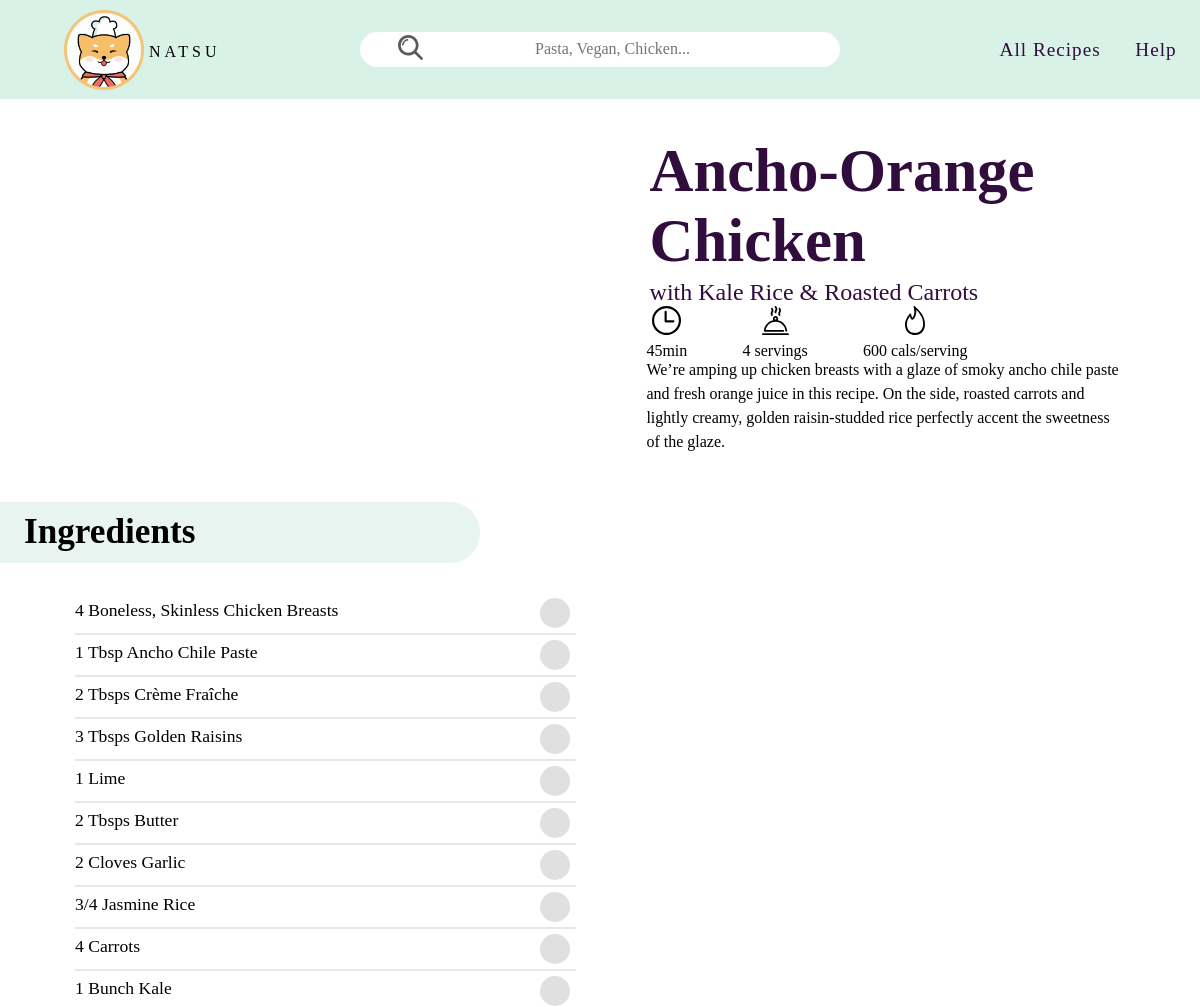
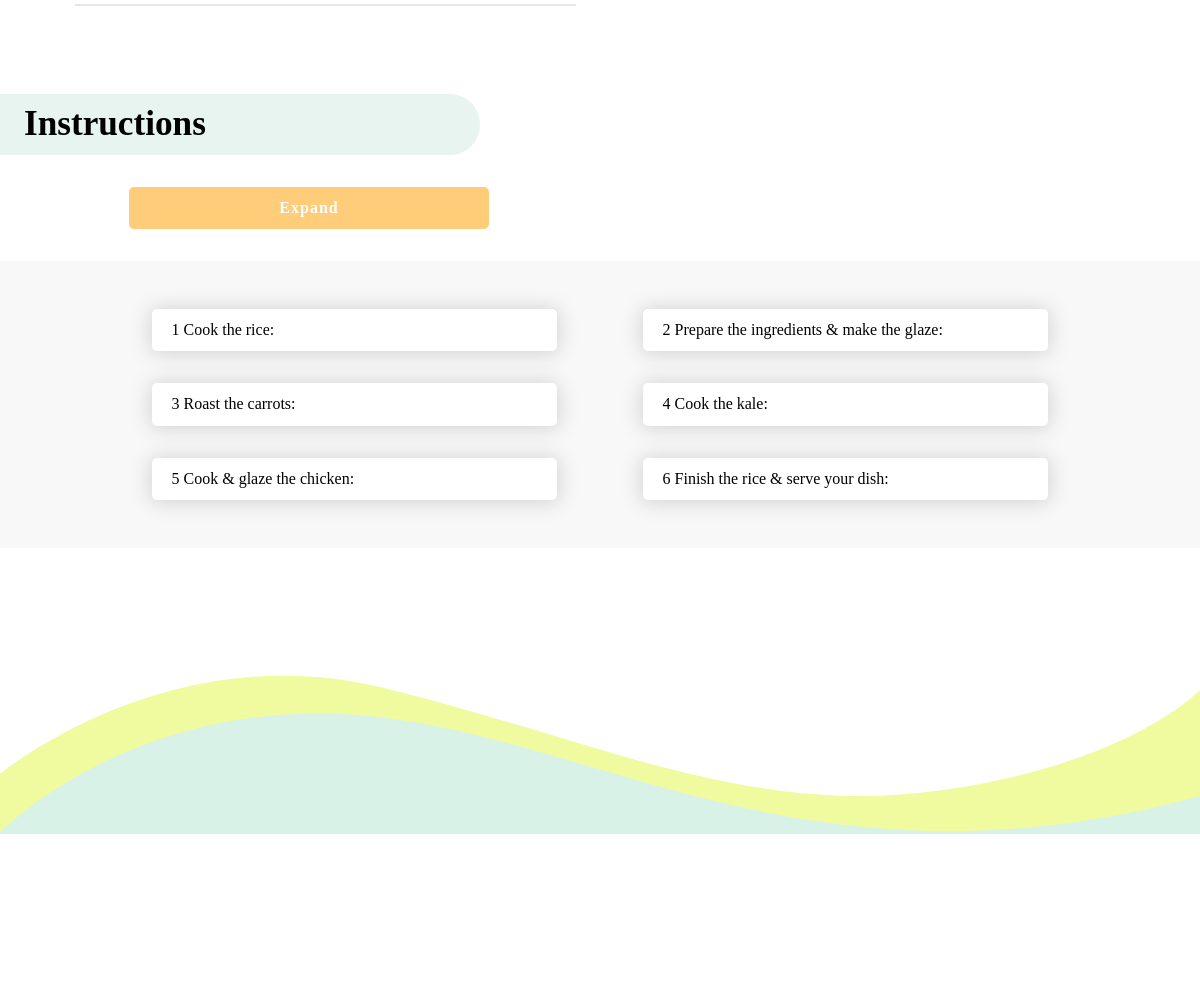
/recipe.php?id=1, run on the app's committed database (2 pictures, top to bottom).
### tables this page shows
CREATE TABLE `recipes` (
  `id` int(11) NOT NULL,
  `tle` varchar(42) DEFAULT NULL,
  `subtitle` varchar(47) DEFAULT NULL,
  `description` varchar(416) DEFAULT NULL,
  `type` varchar(28) DEFAULT NULL,
  `cook_time` varchar(6) DEFAULT NULL,
  `servings` varchar(10) DEFAULT NULL,
  `cal` varchar(8) DEFAULT NULL,
  `cal_per_serving` varchar(16) DEFAULT NULL,
  `rounded_img` varchar(65) DEFAULT NULL,
  `main_img` varchar(60) DEFAULT NULL,
  `ingredients_img` varchar(33) DEFAULT NULL,
  `step_imgs` varchar(461) DEFAULT NULL,
  `all_ingredients` varchar(412) DEFAULT NULL,
  `step_title_1` varchar(52) DEFAULT NULL,
  `step_desc_1` varchar(898) DEFAULT NULL,
  `step_title_2` varchar(53) DEFAULT NULL,
  `step_desc_2` varchar(896) DEFAULT NULL,
  `step_title_3` varchar(43) DEFAULT NULL,
  `step_desc_3` varchar(745) DEFAULT NULL,
  `step_title_4` varchar(46) DEFAULT NULL,
  `step_desc_4` varchar(739) DEFAULT NULL,
  `step_title_5` varchar(47) DEFAULT NULL,
  `step_desc_5` varchar(869) DEFAULT NULL,
  `step_title_6` varchar(44) DEFAULT NULL,
  `step_desc_6` varchar(593) DEFAULT NULL
);

### recipe.php (the view, shortened to what this page needs)
<?php
include "includes/database.php";
 $id = $_GET['id'];
 $query = "SELECT * FROM recipes WHERE `id` LIKE '$id'";
 $result = mysqli_query($connection, $query);
 ?>
<!DOCTYPE html>
<html lang="en">
<head>
    <link rel="stylesheet" href="hamburgers-master/dist/hamburgers2.css">
    <link rel="stylesheet" href="recipe.css">
    <link rel="stylesheet" href="main.css">
    <link rel="stylesheet" href="checkbox.css">
</head>
<body>
<?php include "includes/_header.php";?>
<?php while ($row = mysqli_fetch_assoc($result)) {
?>
    <div class="afterheader">
        <div class="side">
            <div class="headerimg">
            </div>
            <div class="header" >
                <div id="title"><p><b><?php echo $row['tle'];?></b></p></div>
                <div id="subtitle"><p><?php echo $row['subtitle'];?></p></div>
            </div>
            <div class="icons">
                <div><img src="images/icons/time.svg" alt=""><p><?php echo $row['cook_time'];?></p></div>
                <div><img src="images/icons/serve.svg" alt=""><p><?php echo $row['servings'];?></p></div>
                <div><img src="images/icons/calories.svg" alt=""><p><?php echo $row['cal_per_serving'];?></p></div>
            </div>
            <div class="description">
                <p>
                <?php echo $row['description'];?>
                </p>
            </div>
        </div>
        <div class="ingredient">
            <h1>Ingredients</h1>
        </div>
    <div class="side2">
        <div class="ing-pic"><img src="IDM232-assets/ingredients_img/<?php echo $row['ingredients_img']; ?>" alt=""></div>
        <div class="ingredient-info">
                <div class="item">
                    <?php
                        $ingredStr = $row['all_ingredients'];
                        $ingredArray = explode("*", $ingredStr);
                        for ($lp=0; $lp<count($ingredArray); $lp++){
                            $oneIngred = $ingredArray[$lp];
                    ?>
                    <div class="inline">
                        <p id="food"><?php echo $oneIngred;?></p>
                        <div class="box1">
                        <div id="app">
                            <div class="card">
                            <ul id="list">
                                <li class="item">
                                <div class="custom-checkbox">
                                    <svg viewBox="0 0 35.6 35.6">
                                    <circle class="background" cx="17.8" cy="17.8" r="17.8"></circle>
                                    <circle class="stroke" cx="17.8" cy="17.8" r="14.37"></circle>
                                    <polyline class="check" points="11.78 18.12 15.55 22.23 25.17 12.87"></polyline>
                                    </svg>
                                </div>
                                </li>
                            </ul>
                            </div>
                        </div>
                    </div>
                </div>
                <hr>
                <?php } ?>
            </div>
    </div>
                        </div>
        <div class="ingredient">
            <h1>Instructions</h1>
        </div>
        <div id="exp-col">
            <button id="exp">
                <p><b>Expand</b></p>
            </button>
        </div>
        <div class="steps">
            <div class="step one">
                <p><?php echo $row['step_title_1'];?></p>
            </div>
            <div class="step two">
                <p><?php echo $row['step_title_2'];?></p>
            </div>
            <div class="step three">
                <p><?php echo $row['step_title_3'];?></p>
            </div>
            <div class="step four">
                <p><?php echo $row['step_title_4'];?></p>
            </div>
            <div class="step five">
                <p><?php echo $row['step_title_5'];?></p>
            </div>
            <div class="step six">
                <p><?php echo $row['step_title_6'];?></p>
            </div>
        </div>
        <?php } ?>
<?php include "includes/_footer.php";?>
</body>
</html>

### main.css (style rules this page uses)
input, button, submit { border:none; padding: 0; background: none }
html { font-family: quicksand; overflow-x: hidden; }
body { overflow-x: hidden; }
* { box-sizing: border-box; margin: 0; }

### checkbox.css (style rules this page uses)
#app { margin: 0; }
ul { list-style-type: none; margin:0; padding: 0; }
.custom-checkbox { position: relative; width: 30px; height: 30px; }

### data on the page
recipes: tle "Ancho-Orange Chicken", subtitle "with Kale Rice & Roasted Carrots", cook_time "45min", servings "4 servings", cal_per_serving "600 cals/serving", description "Weʼre amping up chicken breasts with a glaze of smoky ancho chile paste and fresh orange juice in this recipe. On the side, roasted carrots and lightly creamy, golden raisin-studded rice perfectly accent the sweetness of the glaze.", all_ingredients "4 Boneless, Skinless Chicken Breasts", all_ingredients "1 Tbsp Ancho Chile Paste", all_ingredients "2 Tbsps Crème Fraîche", all_ingredients "3 Tbsps Golden Raisins", all_ingredients "1 Lime", all_ingredients "2 Tbsps Butter", all_ingredients "2 Cloves Garlic", all_ingredients "3/4 Jasmine Rice", all_ingredients "4 Carrots", all_ingredients "1 Bunch Kale", step_title_1 "1 Cook the rice:", step_title_2 "2 Prepare the ingredients & make the glaze:", step_title_3 "3 Roast the carrots:", step_title_4 "4 Cook the kale:", step_title_5 "5 Cook & glaze the chicken:", step_title_6 "6 Finish the rice & serve your dish:"
